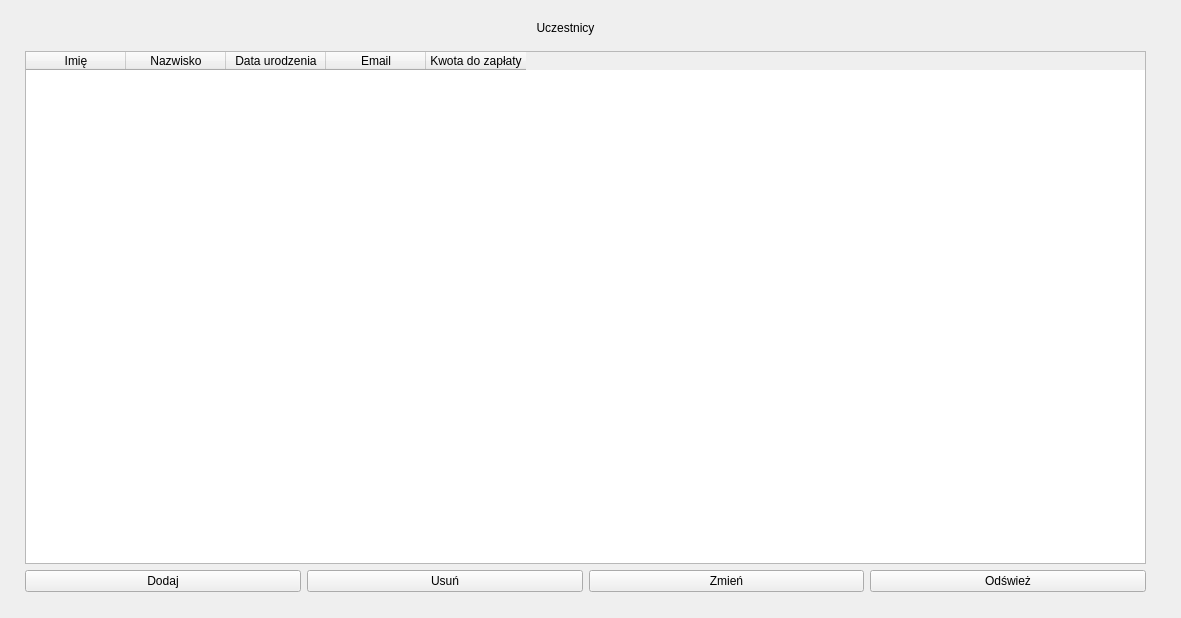
<?xml version="1.0" encoding="UTF-8"?>
<ui version="4.0">
 <class>tableedit_base</class>
 <widget class="QWidget" name="tableedit_base">
  <property name="geometry">
   <rect>
    <x>0</x>
    <y>0</y>
    <width>1181</width>
    <height>618</height>
   </rect>
  </property>
  <property name="windowTitle">
   <string>Form</string>
  </property>
  <widget class="QLabel" name="label">
   <property name="geometry">
    <rect>
     <x>100</x>
     <y>20</y>
     <width>931</width>
     <height>16</height>
    </rect>
   </property>
   <property name="text">
    <string>Uczestnicy</string>
   </property>
   <property name="alignment">
    <set>Qt::AlignCenter</set>
   </property>
  </widget>
  <widget class="QWidget" name="layoutWidget">
   <property name="geometry">
    <rect>
     <x>25</x>
     <y>51</y>
     <width>1121</width>
     <height>541</height>
    </rect>
   </property>
   <layout class="QGridLayout" name="gridLayout">
    <item row="1" column="1">
     <widget class="QPushButton" name="pushButton_2">
      <property name="text">
       <string>Usuń</string>
      </property>
     </widget>
    </item>
    <item row="1" column="0">
     <widget class="QPushButton" name="pushButton">
      <property name="text">
       <string>Dodaj</string>
      </property>
     </widget>
    </item>
    <item row="0" column="0" colspan="4">
     <widget class="QTableWidget" name="tableWidget">
      <column>
       <property name="text">
        <string>Imię</string>
       </property>
      </column>
      <column>
       <property name="text">
        <string>Nazwisko</string>
       </property>
      </column>
      <column>
       <property name="text">
        <string>Data urodzenia</string>
       </property>
      </column>
      <column>
       <property name="text">
        <string>Email</string>
       </property>
      </column>
      <column>
       <property name="text">
        <string>Kwota do zapłaty</string>
       </property>
      </column>
     </widget>
    </item>
    <item row="1" column="2">
     <widget class="QPushButton" name="pushButton_3">
      <property name="text">
       <string>Zmień</string>
      </property>
     </widget>
    </item>
    <item row="1" column="3">
     <widget class="QPushButton" name="pushButton_4">
      <property name="text">
       <string>Odśwież</string>
      </property>
     </widget>
    </item>
   </layout>
  </widget>
 </widget>
 <resources/>
 <connections>
  <connection>
   <sender>pushButton</sender>
   <signal>clicked()</signal>
   <receiver>tableWidget</receiver>
   <slot>doItemsLayout()</slot>
   <hints>
    <hint type="sourcelabel">
     <x>156</x>
     <y>575</y>
    </hint>
    <hint type="destinationlabel">
     <x>198</x>
     <y>412</y>
    </hint>
   </hints>
  </connection>
 </connections>
</ui>
